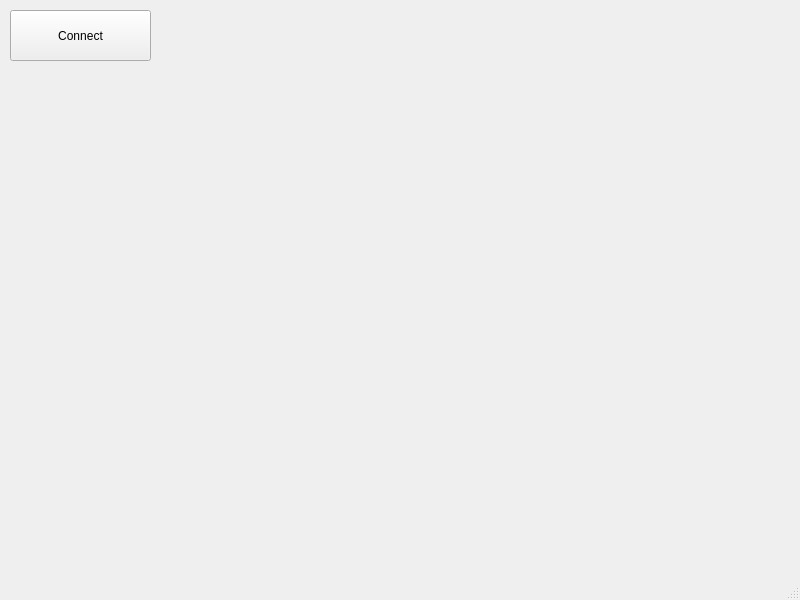
<?xml version="1.0" encoding="UTF-8"?>
<ui version="4.0">
 <class>MainWindow</class>
 <widget class="QMainWindow" name="MainWindow">
  <property name="geometry">
   <rect>
    <x>0</x>
    <y>0</y>
    <width>800</width>
    <height>600</height>
   </rect>
  </property>
  <property name="windowTitle">
   <string>MainWindow</string>
  </property>
  <widget class="QWidget" name="centralwidget">
   <widget class="QPushButton" name="connect_btn">
    <property name="geometry">
     <rect>
      <x>10</x>
      <y>10</y>
      <width>141</width>
      <height>51</height>
     </rect>
    </property>
    <property name="text">
     <string>Connect</string>
    </property>
   </widget>
  </widget>
  <widget class="QMenuBar" name="menubar">
   <property name="geometry">
    <rect>
     <x>0</x>
     <y>0</y>
     <width>800</width>
     <height>22</height>
    </rect>
   </property>
  </widget>
  <widget class="QStatusBar" name="statusbar"/>
 </widget>
 <resources/>
 <connections/>
</ui>
